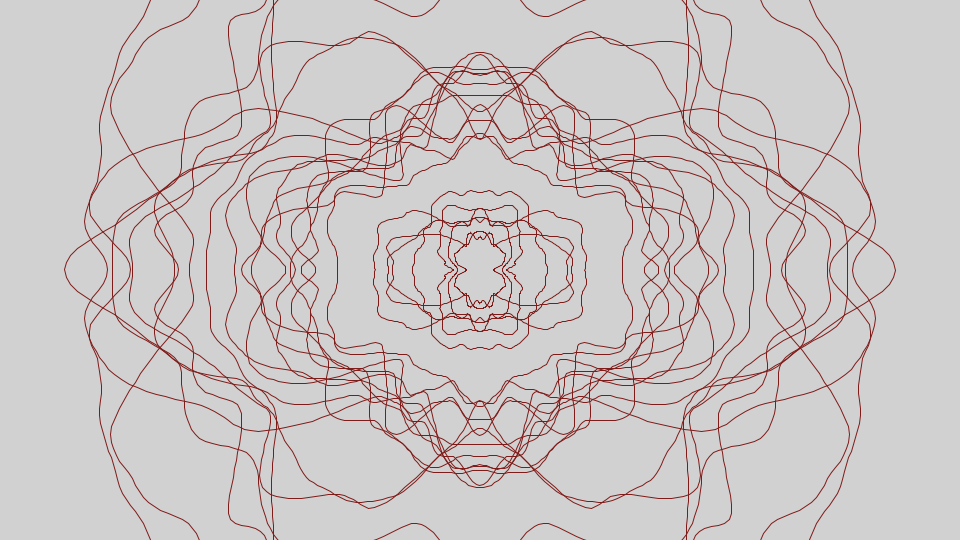
Frame 1 (no input)
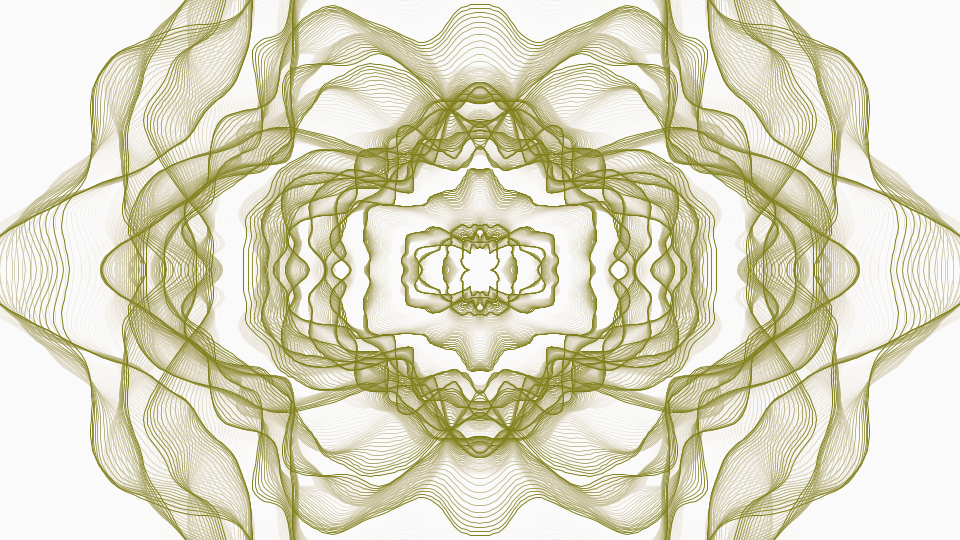
Frame 60 (the mouse pressed at the canvas centre just before this capture)
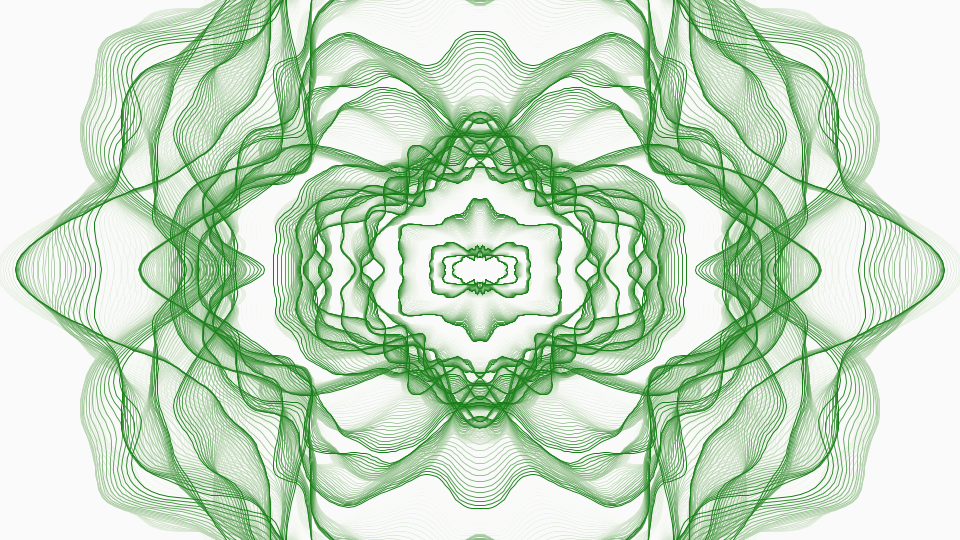
Frame 120 (the mouse held since frame 60 and released just before this capture)

The Processing sketch that drew these frames (run headless with seeded random() and noise(); from frame 60 on, the mouse is pressed at the canvas centre):

// Processing sketch: sketch_xxx_noise_circular
// ── sketch_xxx_noise_circular.pde
void setup() {
  size(960, 540);
  colorMode(HSB, 360, 100, 100, 100);
}

void draw() {
  fill(0, 0, 100, 10);
  noStroke();
  rect(0, 0, width, height);
  noFill();
  translate(width/2, height/2);
  for (float r = 50; r < 800; r += 30) {
    beginShape();
    for (float angle = 0; angle < 360; angle++) {
      float theta = radians(angle);
      float x = cos(theta);
      float y = sin(theta);
      float r2 = noise(x, y, r/100+frameCount*0.01)*r;
      x *= r2;
      y *= r2;
      vertex(x, y);
    }
    stroke(frameCount%360, 80, 50);
    endShape(CLOSE);
  }
}
